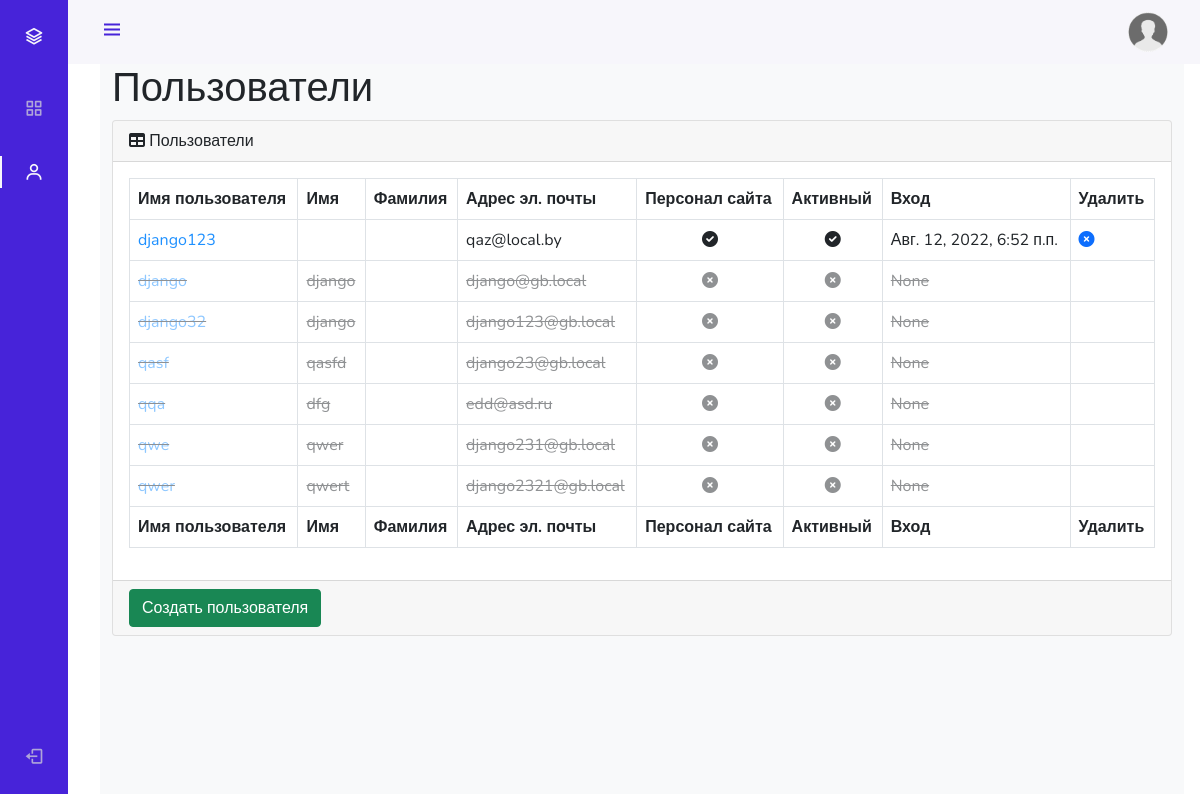
Screenshot of /admin_staff/users/read/ (signed in) with the database file from the repository.
### authapp/models.py (models this page shows, shortened)
class ShopUser(AbstractUser):
    avatar = models.ImageField(upload_to='users_avatars', blank=True)
    age = models.PositiveIntegerField(verbose_name='возраст', blank=True, null=True)
    activation_key = models.CharField(max_length=128, blank=True)
    activation_key_expires = models.DateTimeField(default=(now() + timedelta(hours=48)))

### adminapp/views.py (the view)
# urls.py: path('users/read/', adminapp.UsersListView.as_view(), name='users'),
class UsersListView(ListView):
    model = ShopUser
    template_name = "adminapp/users.html"
    context_object_name = 'objects'
    @method_decorator(user_passes_test(lambda u: u.is_superuser))
    def dispatch(self, *args, **kwargs):
        return super().dispatch(*args, **kwargs)
    def get_queryset(self):
        return ShopUser.objects.all().order_by('-is_active', '-is_superuser', '-is_staff', 'username')
    def get_context_data(self, *, object_list=None, **kwargs):
        context = super(UsersListView, self).get_context_data(**kwargs)
        context['title'] = 'админка/пользователи'
        return context

### mainapp/context_processors.py (called while the page is built)
def basket(request):
    print(f'context processor basket works')
    basket = []
    if request.user.is_authenticated:
        basket = Basket.objects.filter(user=request.user)
    return {
        'basket': basket,
    }

### adminapp/templates/adminapp/users.html
{% extends 'adminapp/base.html' %}
{% load static %}
{% block content %}
<main>
    <div class="container-fluid">
        <h1 class="mt-4">Пользователи</h1>
        <div class="card mb-4">
            <div class="card-header">
                <i class="fas fa-table mr-1"></i>
                Пользователи
            </div>
            <div class="card-body">
                <div class="table-responsive">
                    <table class="table table-bordered" id="dataTable" width="100%" cellspacing="0">
                        <thead>
                        <tr>
                            <th>Имя пользователя</th>
                            <th>Имя</th>
                            <th>Фамилия</th>
                            <th>Адрес эл. почты</th>
                            <th>Персонал сайта</th>
                            <th>Активный</th>
                            <th>Вход</th>
                            <th>Удалить</th>
                        </tr>
                        </thead>
                        <tfoot>
                        <tr>
                            <th>Имя пользователя</th>
                            <th>Имя</th>
                            <th>Фамилия</th>
                            <th>Адрес эл. почты</th>
                            <th>Персонал сайта</th>
                            <th>Активный</th>
                            <th>Вход</th>
                            <th>Удалить</th>
                        </tr>
                        </tfoot>
                        <tbody>
                        {% for user in objects %}
                            <tr {% if not user.is_active %} style="opacity: 0.5; text-decoration: line-through;" {% endif %}>
                                <td><a href="{% url 'admin_staff:user_update' user.id %}" style="color: dodgerblue">{{ user.username }}</a></td>
                                <td>{{ user.first_name }}</td>
                                <td>{{ user.last_name }}</td>
                                <td>{{ user.email }}</td>
                                <td class="text-center">
                                    {% if user.is_staff %}
                                        <i class="fa fa-check-circle"></i>
                                    {% else %}
                                        <i class="fa fa-times-circle"></i>
                                    {% endif %}
                                </td>
                                <td class="text-center">
                                    {% if user.is_active %}
                                        <i class="fa fa-check-circle"></i>
                                    {% else %}
                                        <i class="fa fa-times-circle"></i>
                                    {% endif %}
                                </td>
                                <td>{{ user.last_login }}</td>
                                <td>
                                    <a {% if not user.is_active %} class="invisible" {% endif %} href="{% url 'admin_staff:user_delete' pk=user.id %}">
                                        <i class="fa fa-times-circle"></i>
                                    </a>
                                </td>
                            </tr>
                        {% endfor %}
                        </tbody>
                    </table>
                </div>
            </div>
            <div class="card-footer">
                <a href="{% url 'adminapp:user_create' %}">
                    <button class="btn btn-success">Создать пользователя</button>
                </a>
            </div>
        </div>
    </div>
</main>
{% endblock %}

### adminapp/templates/adminapp/base.html (shortened to what this page needs)
<!DOCTYPE html>
{% load static %}
<html>
<head>
    <link href="https://cdn.jsdelivr.net/npm/bootstrap@5.0.0-beta3/dist/css/bootstrap.min.css" rel="stylesheet">
    <link rel="stylesheet" type="text/css" href="{% static 'adminapp/css/style.css' %}">
    <link rel="stylesheet" type="text/css"href='https://cdn.jsdelivr.net/npm/boxicons@latest/css/boxicons.min.css'>
    <link rel="stylesheet" type="text/css" href="https://cdnjs.cloudflare.com/ajax/libs/font-awesome/6.0.0-beta2/css/all.min.css">
</head>
<body id="body-pd">
<header class="header" id="header">
    <div class="header_toggle"><i class='bx bx-menu' id="header-toggle"></i></div>
    <div class="header_img"><img src="/media/{{ user.avatar|default:'avatar.png' }}" alt=""></div>
</header>
<div class="l-navbar" id="nav-bar">
    <nav class="nav">
        <div>
            <a href="{% url 'index' %}" class="nav_logo">
                <i class='bx bx-layer nav_logo-icon'></i>
            </a>
            {% include 'adminapp/inludes/inc_admin_menu.html' %}
        </div>
        <a href="{% url 'auth:logout' %}" class="nav_link"> <i class='bx bx-log-out nav_icon'></i> <span class="nav_name">Выход</span> </a>
    </nav>
</div>
<div class="height-100 bg-light">
    {% block content %}
    {% endblock %}
</div>
</body>
</html>

### adminapp/templates/adminapp/inludes/inc_admin_menu.html (shortened to what this page needs)
<div class="nav_list">
    <a href="{% url 'admin_staff:categories' %}" class="nav_link ">
        <i class='bx bx-grid-alt nav_icon'></i>
    </a>
    <a href="{% url 'admin_staff:users' %}" class="{% if request.resolver_match.url_name == 'users' %}
                active
           {% endif %} nav_link">
        <i class='bx bx-user nav_icon'></i>
    </a>
</div>

### adminapp/static/adminapp/css/style.css (style rules this page uses)
:root { --header-height: 3rem; --nav-width: 68px; --first-color: #4723D9; --first-color-light: #AFA5D9; --white-color: #F7F6FB; --body-font: 'Nunito', sans-serif; --normal-font-size: 1rem; --z-fixed: 100 }
body { position: relative; margin: var(--header-height) 0 0 0; padding: 0 1rem; font-family: var(--body-font); font-size: var(--normal-font-size); transition: .5s }
a { text-decoration: none }
.header { width: 100%; height: var(--header-height); position: fixed; top: 0; left: 0; display: flex; align-items: center; justify-content: space-between; padding: 0 1rem; background-color: var(--white-color); z-index: var(--z-fixed); transition: .5s }
.header_toggle { color: var(--first-color); font-size: 1.5rem; cursor: pointer }
.header_img { width: 35px; height: 35px; display: flex; justify-content: center; border-radius: 50%; overflow: hidden }
.header_img img { width: 40px }
.l-navbar { position: fixed; top: 0; left: -30%; width: var(--nav-width); height: 100vh; background-color: var(--first-color); padding: .5rem 1rem 0 0; transition: .5s; z-index: var(--z-fixed) }
.nav { height: 100%; display: flex; flex-direction: column; justify-content: space-between; overflow: hidden }
.nav_logo, .nav_link { display: grid; grid-template-columns: max-content max-content; align-items: center; column-gap: 1rem; padding: .5rem 0 .5rem 1.5rem }
.nav_logo { margin-bottom: 2rem }
.nav_logo-icon { font-size: 1.25rem; color: var(--white-color) }
.nav_link { position: relative; color: var(--first-color-light); margin-bottom: 1.5rem; transition: .3s }
.nav_icon { font-size: 1.25rem }
.active { color: var(--white-color) }
.active::before { content: ''; position: absolute; left: 0; width: 2px; height: 32px; background-color: var(--white-color) }
.height-100 { height: 100vh }
@media screen and (min-width: 768px) { body { margin: calc(var(--header-height) + 1rem) 0 0 0; padding-left: calc(var(--nav-width) + 2rem) } }
@media screen and (min-width: 768px) { .header { height: calc(var(--header-height) + 1rem); padding: 0 2rem 0 calc(var(--nav-width) + 2rem) } }
@media screen and (min-width: 768px) { .header_img { width: 40px; height: 40px } }
@media screen and (min-width: 768px) { .header_img img { width: 45px } }
@media screen and (min-width: 768px) { .l-navbar { left: 0; padding: 1rem 1rem 0 0 } }

### rows the page displays
ShopUser: username "django123", email "qaz@local.by", is_staff True (drawn), is_active True (drawn), last_login "Авг. 12, 2022, 6:52 п.п."
ShopUser: username "django", first_name "django", email "django@gb.local", is_staff False (drawn), is_active False (drawn), last_login "None"
ShopUser: username "django32", first_name "django", email "django123@gb.local", is_staff False (drawn), is_active False (drawn), last_login "None"
ShopUser: username "qasf", first_name "qasfd", email "django23@gb.local", is_staff False (drawn), is_active False (drawn), last_login "None"
ShopUser: username "qqa", first_name "dfg", email "edd@asd.ru", is_staff False (drawn), is_active False (drawn), last_login "None"
ShopUser: username "qwe", first_name "qwer", email "django231@gb.local", is_staff False (drawn), is_active False (drawn), last_login "None"
ShopUser: username "qwer", first_name "qwert", email "django2321@gb.local", is_staff False (drawn), is_active False (drawn), last_login "None"
